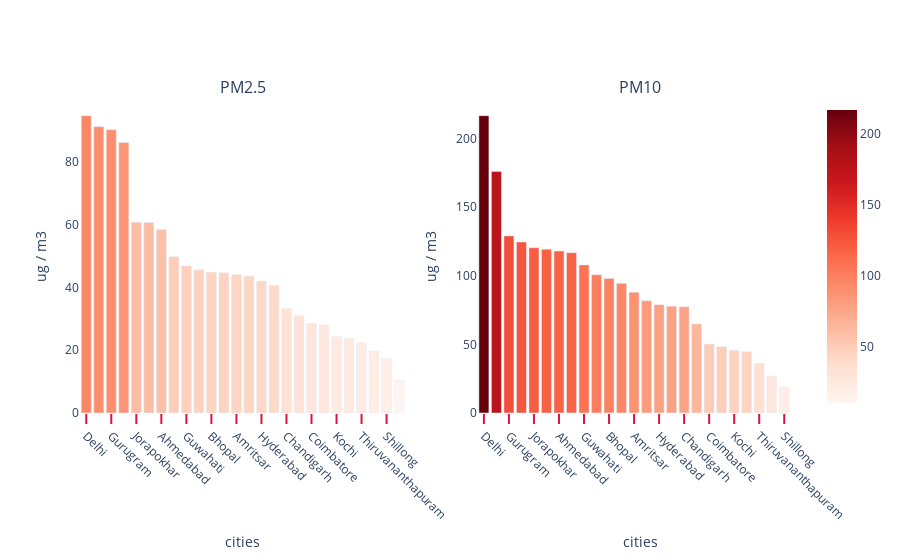

Write notebook code for a chart like this one.
### Markdown cell above
> ** 📌 Points to note :** 
> * Patna, Delhi , Ahmedabad and Kolkata seem to top the charts. Ahmedabad has maximum concenterations of NO2,SO2 as well as CO levels.

Let's also look at the above data visually to get a better perspective

### Code cell
x2= city_day[['PM2.5','City']].groupby(["City"]).median().sort_values(by='PM2.5',ascending=False).reset_index()
x3 = city_day[['PM10','City']].groupby(["City"]).median().sort_values(by='PM10',ascending=False).reset_index()

from plotly.subplots import make_subplots
fig = make_subplots(
    rows=1, cols=2,
    subplot_titles=("PM2.5","PM10"))

fig.add_trace(go.Bar( y=x2['PM2.5'], x=x2["City"],  
                     marker=dict(color=x2['PM2.5'], coloraxis="coloraxis")),
              1, 1)


fig.add_trace(go.Bar( y=x3['PM10'], x=x2["City"],  
                     marker=dict(color=x3['PM10'], coloraxis="coloraxis")),
              1, 2)
fig.update_layout(coloraxis=dict(colorscale='reds'), showlegend=False,plot_bgcolor='white')
fig.update_xaxes(ticks="outside", tickwidth=2,tickangle=45, tickcolor='crimson', ticklen=10,title_text="cities")
fig.update_yaxes(title_text="ug / m3", row=1, col=1)
fig.update_yaxes(title_text="ug / m3", row=1, col=2)
fig.show()

### Figure 1 — Plotly figure (JSON) as saved in the notebook; plotly's stock layout.template omitted (floating-point values rounded to 4 significant figures)
{"data": [{"marker": {"color": [94.62, 91.12, 90.15, 86.09, 60.69, 60.63, 58.37, 49.75, 46.78, 45.55, 44.84, 44.64, 44.09, 43.55, 42, 40.61, 33.27, 30.92, 28.52, 28.02, 24.29, 23.74, 22.38, 19.76, 17.43, 10.48], "coloraxis": "coloraxis"}, "type": "bar", "x": ["Delhi", "Patna", "Gurugram", "Lucknow", "Jorapokhar", "Brajrajnagar", "Ahmedabad", "Jaipur", "Guwahati", "Chennai", "Bhopal", "Talcher", "Amritsar", "Kolkata", "Hyderabad", "Visakhapatnam", "Chandigarh", "Bengaluru", "Coimbatore", "Amaravati", "Kochi", "Mumbai", "Thiruvananthapuram", "Ernakulam", "Shillong", "Aizawl"], "xaxis": "x", "y": [94.62, 91.12, 90.15, 86.09, 60.69, 60.63, 58.37, 49.75, 46.78, 45.55, 44.84, 44.64, 44.09, 43.55, 42, 40.61, 33.27, 30.92, 28.52, 28.02, 24.29, 23.74, 22.38, 19.76, 17.43, 10.48], "yaxis": "y"}, {"marker": {"color": [216.7, 176.1, 129.1, 124.6, 120.5, 119.4, 118.0, 116.8, 108.0, 100.7, 98.09, 94.48, 87.97, 81.77, 78.94, 77.88, 77.36, 64.9, 50.25, 48.33, 45.66, 44.64, 36.22, 26.93, 18.96, null], "coloraxis": "coloraxis"}, "type": "bar", "x": ["Delhi", "Patna", "Gurugram", "Lucknow", "Jorapokhar", "Brajrajnagar", "Ahmedabad", "Jaipur", "Guwahati", "Chennai", "Bhopal", "Talcher", "Amritsar", "Kolkata", "Hyderabad", "Visakhapatnam", "Chandigarh", "Bengaluru", "Coimbatore", "Amaravati", "Kochi", "Mumbai", "Thiruvananthapuram", "Ernakulam", "Shillong", "Aizawl"], "xaxis": "x2", "y": [216.7, 176.1, 129.1, 124.6, 120.5, 119.4, 118.0, 116.8, 108.0, 100.7, 98.09, 94.48, 87.97, 81.77, 78.94, 77.88, 77.36, 64.9, 50.25, 48.33, 45.66, 44.64, 36.22, 26.93, 18.96, null], "yaxis": "y2"}], "layout": {"annotations": [{"font": {"size": 16}, "showarrow": false, "text": "PM2.5", "x": 0.225, "xanchor": "center", "xref": "paper", "y": 1, "yanchor": "bottom", "yref": "paper"}, {"font": {"size": 16}, "showarrow": false, "text": "PM10", "x": 0.775, "xanchor": "center", "xref": "paper", "y": 1, "yanchor": "bottom", "yref": "paper"}], "coloraxis": {"colorscale": [[0, "rgb(255,245,240)"], [0.125, "rgb(254,224,210)"], [0.25, "rgb(252,187,161)"], [0.375, "rgb(252,146,114)"], [0.5, "rgb(251,106,74)"], [0.625, "rgb(239,59,44)"], [0.75, "rgb(203,24,29)"], [0.875, "rgb(165,15,21)"], [1, "rgb(103,0,13)"]]}, "plot_bgcolor": "white", "showlegend": false, "xaxis": {"anchor": "y", "domain": [0, 0.45], "tickangle": 45, "tickcolor": "crimson", "ticklen": 10, "ticks": "outside", "tickwidth": 2, "title": {"text": "cities"}}, "xaxis2": {"anchor": "y2", "domain": [0.55, 1], "tickangle": 45, "tickcolor": "crimson", "ticklen": 10, "ticks": "outside", "tickwidth": 2, "title": {"text": "cities"}}, "yaxis": {"anchor": "x", "domain": [0, 1], "title": {"text": "ug / m3"}}, "yaxis2": {"anchor": "x2", "domain": [0, 1], "title": {"text": "ug / m3"}}}}
